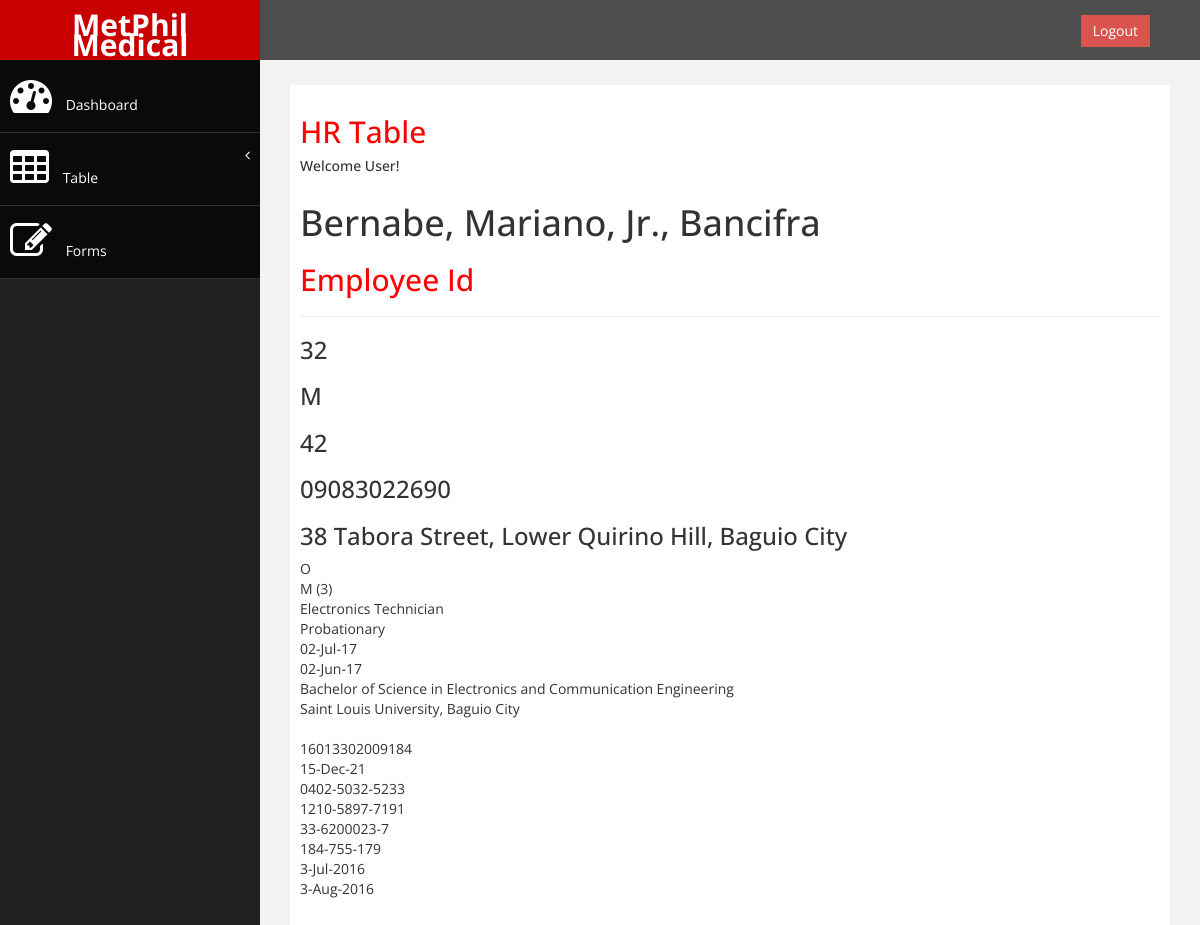
Page /fulltable.php?employeeid=32 on the committed database.
### tables this page shows
CREATE TABLE `employmentcontracts` (
  `employeeId` text,
  `firstContract_start` text,
  `firstContract_end` text,
  `secondContract_start` text,
  `secondContract_end` text,
  `thirdContract_start` text,
  `thirdContract_end` text,
  `fourthContract_start` text,
  `fourthContract_end` text,
  `fifthContract_start` text,
  `fifthContract_end` text,
  `empContNum` int(11) NOT NULL,
  `sixthContract_start` text,
  `sixthContract_end` text,
  PRIMARY KEY (`empContNum`)
);

CREATE TABLE `employees` (
  `bloodType` text,
  `licenseId` text,
  `phicId` text,
  `employeeId` bigint(5) NOT NULL AUTO_INCREMENT,
  `hdmfId` text,
  `sssId` text,
  `tinId` text,
  `firstname` text,
  `educationalAttainment` text,
  `middlename` text,
  `lastname` text,
  `contactNo` text,
  `address` text,
  `licenseExpiration` text,
  `civilStatus` text,
  `school` text,
  `license` text,
  `gender` text,
  `age` int(11) DEFAULT NULL,
  `birthdate` text,
  `position` text,
  `empStatus` text,
  `statusEndDate` text,
  `statusEvaluationDate` text,
  PRIMARY KEY (`employeeId`)
);

### fullTable.php (the view, shortened to what this page needs)
<!DOCTYPE html>
<html xmlns="http://www.w3.org/1999/xhtml">
<head>
    <link href="assets/css/bootstrap.css" rel="stylesheet" />
    <link href="assets/css/font-awesome.css" rel="stylesheet" />
    <link href="assets/css/custom.css" rel="stylesheet" />
    <link href="assets/js/dataTables/dataTables.bootstrap.css" rel="stylesheet" />
</head>
<body>
    <div id="wrapper">
        <nav class="navbar navbar-default navbar-cls-top " role="navigation" style="margin-bottom: 0">
            <div class="navbar-header">
                <a class="navbar-brand" href="index.php">MetPhil Medical</a>
            </div>
            <div style="color: white; padding: 15px 50px 5px 50px; float: right; font-size: 16px;">
                <a href="login/index.php" class="btn btn-danger square-btn-adjust">Logout</a>
            </div>
        </nav>
                <nav class="navbar-default navbar-side" role="navigation">
            <div class="sidebar-collapse">
                <ul class="nav" id="main-menu">
                    <li>
                        <a  href="dashboard.php"><i class="fa fa-dashboard fa-3x"></i> Dashboard</a>
                    </li>
                    <li>
                        <a href="#"><i class="fa fa-table fa-3x"></i> Table<span class="fa arrow"></span></a>
                      </li>
                    <li  >
                        <a  href="form.php"><i class="fa fa-edit fa-3x"></i> Forms </a>
                    </li>
                </ul>
            </div>
        </nav>
        <div id="page-wrapper" >
            <div id="page-inner">
                <div class="row">
                    <div class="col-md-12">
                     <h2>HR Table</h2>
                        <h5>Welcome User!</h5>
                    </div>
                </div>
                <div>
                    <?php
                        $connection = mysqli_connect("localhost", "root", "", "humanresourcesdb");
                        $currentEmpId = $_GET['employeeid'];
                        if(isset($_POST)){
                            $count = mysqli_num_rows($query);
                            if($count == 0){
                                echo "No results found.";
                                echo mysqli_error($connection);
                            }else{
                                while($row = mysqli_fetch_array($query)){
                                    $employeeid = $row[0];
                                    $firstName = $row[1];
                                    $middleName = $row[2];
                                    $lastName = $row[3];
                                    $gender = $row[4];
                                    $age = $row[5];
                                    $contactNo = $row[6];
                                    $address = $row[7];
                                    $bloodtype = $row[8];
                                    $civilStatus = $row[9];
                                    $position = $row[10];
                                    $empStatus = $row[11];
                                    $statusEndDate = $row[12];
                                    $statusEvaluation = $row[13];
                                    $educationalAttainment = $row[14];
                                    $school = $row[15];
                                    $licenseId = $row[17];
                                    $licenseExpiration = $row[18];
                                    $phicId = $row[19];
                                    $hdmfId = $row[20];
                                    $sssId = $row[21];
                                    $tinId = $row[22];
                                    $firstContractStart = $row[23];
                                    $firstContractEnd = $row[24];
                                    echo "<div>";
                                        echo "<h1>$lastName, $firstName, $middleName</h1>";
                                        echo "<h2>Employee Id</h2>";
                                        echo "<hr>";
                                        echo "<h3>$employeeid</h3>";
                                        echo "<h3>$gender</h3>";
                                        echo "<h3>$age</h3>";
                                        echo "<h3>$contactNo</h3>";
                                        echo "<h3>$address</h3>";
                                        echo "$bloodtype</br>";
                                        echo "$civilStatus</br>";
                                        echo "$position</br>";
                                        echo "$empStatus</br>";
                                        echo "$statusEndDate</br>";
                                        echo "$statusEvaluation</br>";
                                        echo "$educationalAttainment</br>";
                                        echo "$school</br>";
                                        echo "$licenseId</br>";
                                        echo "$licenseExpiration</br>";
                                        echo "$phicId</br>";
                                        echo "$hdmfId</br>";
                                        echo "$sssId</br>";
                                        echo "$tinId</br>";
                                        echo "$firstContractStart</br>";
                                        echo "$firstContractEnd</br>";
                                    echo "</div>";
                                }
                            }
                        }
                        ?>
                </div>
            </div>
        </div>
    </div>
</body>
</html>

### assets/css/custom.css (style rules this page uses)
body { font-family: 'Open Sans', sans-serif; }
#wrapper { width: 100%; background:#202020; }
#page-wrapper { padding: 15px 15px; min-height: 600px; background:#F3F3F3; }
#page-inner { width:100%; margin:10px 20px 10px 0px; background-color:#fff!important; padding:10px; min-height:1200px; }
h2 { color: #f00; }
.square-btn-adjust { border: 0px solid transparent; -webkit-border-radius: 0px; -moz-border-radius: 0px; border-radius: 0px; }
.navbar-cls-top .navbar-brand { color: #fff; background: #C90000; width: 260px; text-align: center; height: 60px; font-size: 30px; font-weight: 700; }
.arrow { float: right; }
.fa.arrow:before { content: "\f104"; }
.sidebar-collapse , .sidebar-collapse .nav { background:none; }
.sidebar-collapse .nav { padding:0; }
.sidebar-collapse .nav > li > a { color:#fff; background:#0A0A0A; text-shadow:none; }
.sidebar-collapse > .nav > li > a { padding:15px 10px; }
.sidebar-collapse > .nav > li { border-bottom: 1px solid rgba(107, 108, 109, 0.19); }
.navbar-side { border:none; background-color: #202020; }
.navbar-cls-top { background:#4D4D4D; border-bottom:none; }
.navbar-default { border:0px solid black; }
.navbar-header { background: #A70303; }
.nav > li > a > i { margin-right:10px; }
@media (min-width:768px) { #page-wrapper { margin: 0 0 0 260px; padding: 15px 30px; min-height: 1200px; } }
@media (min-width:768px) { .navbar-side { z-index: 1; position: absolute; width: 260px; } }
@media (min-width:768px) { .navbar { border-radius: 0px; } }

### rows in the picture
employmentcontracts: employeeId.lastname "Bernabe", employeeId.firstname "Mariano, Jr.", employeeId.middlename "Bancifra", employeeId.employeeId "32", employeeId.gender "M", employeeId.age "42", employeeId.contactNo "09083022690", employeeId.address "38 Tabora Street, Lower Quirino Hill, Baguio City", employeeId.bloodType "O", employeeId.civilStatus "M (3)", employeeId.position "Electronics Technician", employeeId.empStatus "Probationary", employeeId.statusEndDate "02-Jul-17", employeeId.statusEvaluationDate "02-Jun-17", employeeId.educationalAttainment "Bachelor of Science in Electronics and Communication Engineering", employeeId.school "Saint Louis University, Baguio City", employeeId.licenseId "16013302009184", employeeId.licenseExpiration "15-Dec-21", employeeId.phicId "0402-5032-5233", employeeId.hdmfId "1210-5897-7191", employeeId.sssId "33-6200023-7", employeeId.tinId "184-755-179", firstContract_start "3-Jul-2016", firstContract_end "3-Aug-2016"
